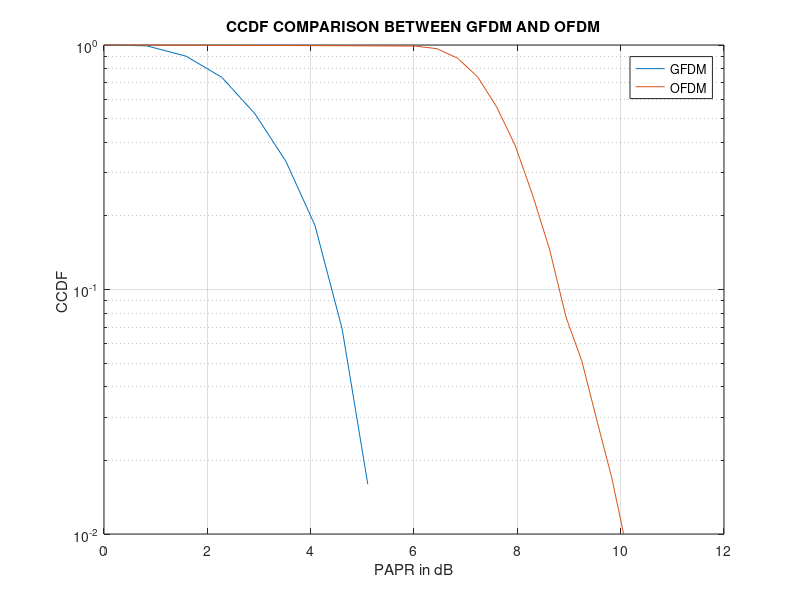

The MATLAB script that drew this image:
clear, clc, close all;
f=[];
h=[];
l=-12.8:0.1:12.7;
a=0.9;
g1 = (sinc(l).*cos(pi*a*l))./((1-(2*a*l).^2)); %RC filter
n=0:1:255; %gfdm symbols
A=[]; %modulation matrix 
for i=1:256
    A=[A (circshift(g1,64.*fix((i-1)/64)).*exp(sqrt(-1)*2*pi*(fix((i-1)/64))))'];
end
A=A';
i=0:1:255;
n=0:1:255;
k=1:1:64;
c1=[];
for t=-32:1:31
    c1=[c1 exp(sqrt(-1).*2*pi.*k.*t/64)'];
end
for z=1:1000
    %GFDM PAPR
    b= randi([0 1],1024,1);%binary vector
    y=[1:256]; 
    for i=1:1:256
        j=4*i-3;
        y(i)=b(j)*8+b(j+1)*4+b(j+2)*2+b(j+3); %decimal conversion
    end
    d=qammod(y,16); %data set vector
    x=(A)*d';
    o=1:1:256; 
    pp=0;
    sp=0;
    for o=1:256 
        e=x(o).*conj(x(o));
        pp=max(pp,e);
        sp=sp+e;
    end
    pap=256*pp./sp;
    f=[f 10*log10(pap)];
    %OFDM PAPR
    x21=d(1:64)*c1;
    x22=d(65:128)*c1;
    x23=d(129:192)*c1;
    x24=d(193:256)*c1;
    x2=[x21 x22 x23 x24];
    o1=1:1:256; 
    pp1=0;
    sp1=0;
    for o1=1:256
        e1=x2(o1).*conj(x2(o1));
        pp1=max(pp1,e1);
        sp1=sp1+e1;
    end
    pap1=256*pp1./sp1;
    h=[h 10*log10(pap1)];
end
%subplot(2,1,1);
%stem(f);
Th = 20*log10([1:0.1:10]);
kk = 1;
th_current = Th(1);
z = sort(f);
L = -inf*ones(1, length(Th));
for ii = 1:(length(z)-1)
 if (z(ii) > th_current)
 L(kk) = ii - 1;
 kk = kk + 1;
 th_current = Th(kk);
 end
end
CCDF = (length(z) - L)/length(z);
semilogy(Th, CCDF);
xlim([0 12]);
ylim([10^-2 10^0]);
grid on;
hold on;
%subplot(2,1,2);
%stem(h);
Th = 20*log10([1:0.1:10]);
kk = 1;
th_current = Th(1);
z = sort(h);
L = -inf*ones(1, length(Th));
for ii = 1:(length(z)-1)
 if (z(ii) > th_current)
 L(kk) = ii - 1;
 kk = kk + 1;
 th_current = Th(kk);
 end
end
CCDF = (length(z) - L)/length(z);
semilogy(Th, CCDF);
xlim([0 12]);
ylim([10^-2 10^0]);
grid on;
xlabel('PAPR in dB');
ylabel('CCDF ');
title('CCDF COMPARISON BETWEEN GFDM AND OFDM');
legend('GFDM','OFDM');